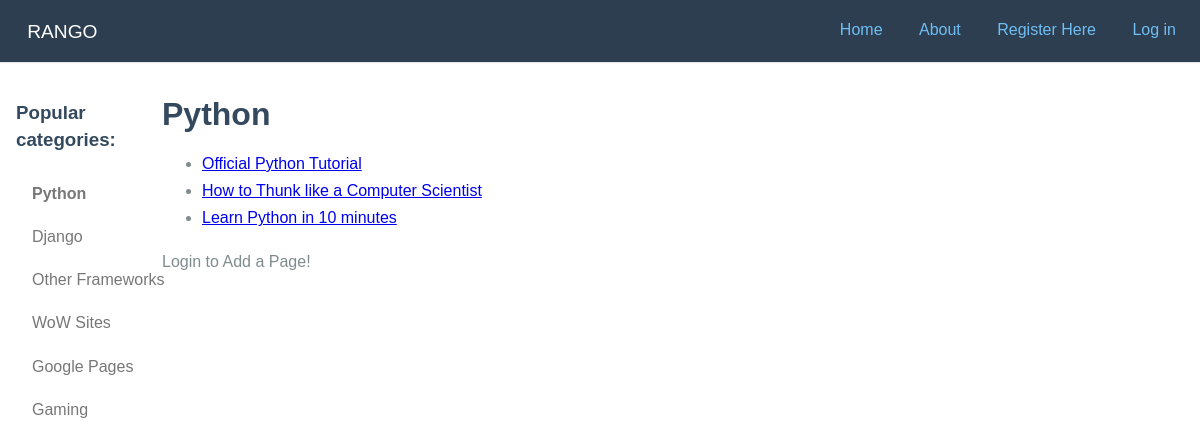
/rango/category/python/, run on the app's committed database.
### rango/models.py (models this page shows, shortened)
class Category(models.Model):
    name = models.CharField(max_length=128, unique=True)
    views = models.IntegerField(default=0)
    likes = models.IntegerField(default=0)
    slug = models.SlugField(unique=True)
    class Meta:
        verbose_name_plural = 'Categories'

class Page(models.Model):
    category = models.ForeignKey(Category, on_delete=models.PROTECT)
    title = models.CharField(max_length=128)
    url = models.URLField()
    views = models.IntegerField(default=0)

### rango/views.py (the view)
# urls.py: re_path(r'^category/(?P<category_name_slug>[\w\-]+)/$', views.show_category, name='show_category'),
def show_category(request, category_name_slug):
    context_dict = {}
    try:
        category = Category.objects.get(slug=category_name_slug)
        pages = Page.objects.filter(category=category)
        context_dict['pages'] = pages
        context_dict['category'] = category
    except Category.DoesNotExist:
        context_dict['pages'] = None
        context_dict['category'] = None
    return render(request, 'rango/category.html', context_dict)

### rango/templatetags/rango_template_tags.py (called while the page is built)
@register.inclusion_tag('rango/cats.html')
def get_category_list(cat=None):
    return {'cats': Category.objects.all(),
            'act_cat': cat}

### templates/rango/category.html (shortened to what this page needs)
{% extends 'rango/base.html' %}
{% block body_block %}
    {% if category %}
        <h1>{{ category.name }}</h1>
        {% if pages %}
            <ul>
            {% for page in pages %}
                <li><a href="{{ page.url }}">{{ page.title }}</a></li>
            {% endfor %}
            </ul>
        {% else %}
            <strong>No pages currently in category.</strong>
        {% endif %}
            {% if user.is_authenticated %}
                <a href="{% url 'rango:add_page' category.slug %}">Add a Page</a>
            {% else %}
                Login to Add a Page!
            {% endif %}
    {% else %}
            The specified category does not exist!
    {% endif %}
{% endblock %}

### templates/rango/base.html (shortened to what this page needs)
<!doctype html>
<html lang="en">
        {% load staticfiles %}
        {% load rango_template_tags %}
<head>
    <link rel="stylesheet" href="/static/pure-min.css">
    <link rel="stylesheet" href="/static/marketing.css">
</head>
<body>
<div class="content">
    <div class="home-menu pure-menu pure-menu-horizontal pure-menu-fixed">
        <a class="pure-menu-heading" href="{% url 'rango:index' %}">RANGO</a>
        <ul class="pure-menu-list">
        <li class="pure-menu-item"><a href="{% url 'rango:index' %}" class="pure-menu-link">Home</a></li>
        <li class="pure-menu-item"><a href="{% url 'rango:about' %}" class="pure-menu-link">About</a></li>
        {% if user.is_authenticated %}
        <li class="pure-menu-item"><a href="{% url 'rango:add_category' %}" class="pure-menu-link">Add a new Category</a></li>
        <li class="pure-menu-item"><a href="{% url 'auth_logout' %}?next=/rango/" class="pure-menu-link">Log out</a></li>
        {% else %}
        <li class="pure-menu-item"><a href="{% url 'registration_register' %}" class="pure-menu-link">Register Here</a></li>
        <li class="pure-menu-item"><a href="{% url 'auth_login' %}" class="pure-menu-link">Log in</a></li>
        {% endif %}
        </ul>
    </div>
</div>
<div class="l-box">
    <div class="pure-g">
        <div class="pure-u-1-8">
            <h3>Popular categories:</h3>
            {% block sidebar_block %}
            {% get_category_list category %}
            {% endblock %}
        </div>
        <div class="pure-u-7-8">
            {% block body_block %}{% endblock %}
        </div>
    </div>
</div>
</body>
</html>

### templates/rango/cats.html
{% if cats %}
    {% for c in cats %}
        {% if c == act_cat %}
        <ul class="pure-menu-list">
        <li class="pure-menu-item"><strong><a href="{% url 'rango:show_category' c.slug %}" class="pure-menu-link">{{ c.name }}</a></strong></li>
        </ul>
        {% else %}
        <ul class="pure-menu-list">
        <li class="pure-menu-item"><a href="{% url 'rango:show_category' c.slug %}" class="pure-menu-link">{{ c.name }}</a></li>
        </ul>
        {% endif %}
    {% endfor %}
{% endif %}

### static/marketing.css (style rules this page uses)
* { -webkit-box-sizing: border-box; -moz-box-sizing: border-box; box-sizing: border-box; }
body { line-height: 1.7em; color: #7f8c8d; font-size: 13px; }
h1, h2, h3, h4, h5, h6, label { color: #34495e; }
.l-box { padding: 1em; }
.home-menu { padding: 0.5em; text-align: center; box-shadow: 0 1px 1px rgba(0,0,0, 0.10); }
.home-menu { background: #2d3e50; }
.pure-menu.pure-menu-fixed { border-bottom: none; z-index: 4; }
.home-menu .pure-menu-heading { color: white; font-weight: 400; font-size: 120%; }
.home-menu a { color: #6FBEF3; }
.content { padding: 1em 1em 3em; }
@media (min-width: 48em) { body { font-size: 16px; } }
@media (min-width: 48em) { .home-menu { text-align: left; } }
@media (min-width: 48em) { .home-menu ul { float: right; } }

### data on the page
Category: name "Python"
Category: name "Django"
Category: name "Other Frameworks"
Category: name "WoW Sites"
Category: name "Google Pages"
Category: name "Gaming"
Page: title "Official Python Tutorial"
Page: title "How to Thunk like a Computer Scientist"
Page: title "Learn Python in 10 minutes"
